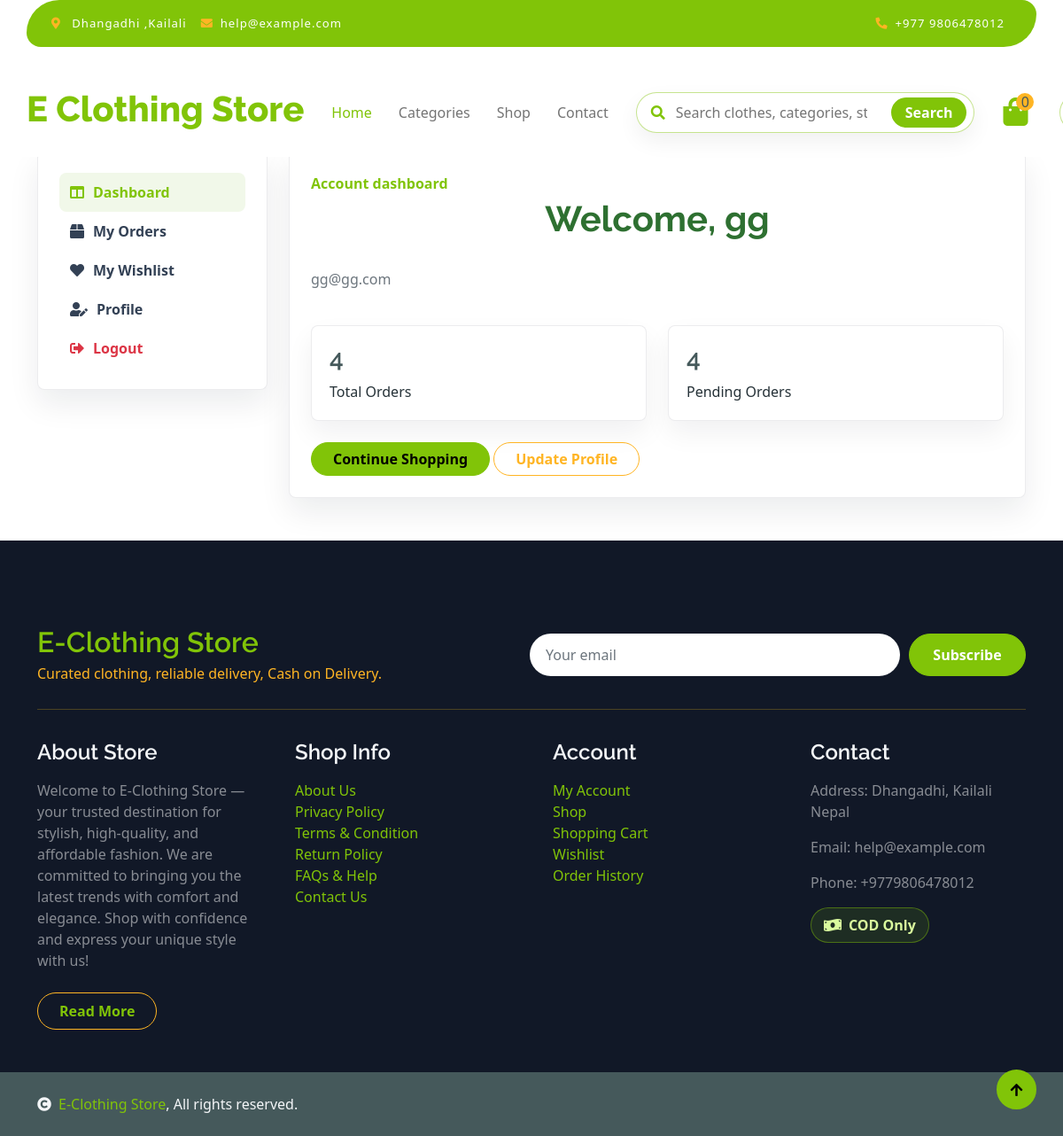
/user/myaccount.php (signed in), run on the app's committed database.
### tables this page shows
CREATE TABLE `users` (
  `id` int NOT NULL AUTO_INCREMENT,
  `name` varchar(200) NOT NULL,
  `email` varchar(100) NOT NULL,
  `password` varchar(255) NOT NULL,
  `image` varchar(255) DEFAULT NULL,
  `user_type` varchar(50) DEFAULT 'user',
  `created_at` datetime DEFAULT CURRENT_TIMESTAMP,
  `deleted_at` datetime DEFAULT NULL,
  PRIMARY KEY (`id`),
  UNIQUE KEY `email` (`email`)
);

CREATE TABLE `store_settings` (
  `id` int NOT NULL AUTO_INCREMENT,
  `store_name` varchar(255) NOT NULL,
  `store_logo` varchar(255) DEFAULT NULL,
  `contact_number` varchar(50) DEFAULT NULL,
  `store_email` varchar(255) DEFAULT NULL,
  `store_address` varchar(255) DEFAULT NULL,
  `store_information` text,
  `established_date` varchar(50) DEFAULT NULL,
  `currency_code` varchar(10) NOT NULL DEFAULT 'NPR',
  `currency_symbol` varchar(20) NOT NULL DEFAULT 'Rs',
  PRIMARY KEY (`id`)
);

CREATE TABLE `store_pages` (
  `id` int NOT NULL AUTO_INCREMENT,
  `slug` varchar(120) NOT NULL,
  `title` varchar(180) NOT NULL,
  `content` mediumtext NOT NULL,
  `footer_group` varchar(50) NOT NULL DEFAULT 'shop',
  `sort_order` int NOT NULL DEFAULT '0',
  `is_active` tinyint(1) NOT NULL DEFAULT '1',
  `updated_at` datetime DEFAULT CURRENT_TIMESTAMP ON UPDATE CURRENT_TIMESTAMP,
  PRIMARY KEY (`id`),
  UNIQUE KEY `unique_store_page_slug` (`slug`)
);

### includes/store.php (called while the page is built, shortened)
<?php
function ensure_store_settings_schema(mysqli $con): void
{
    $columns = [];
    $result = mysqli_query($con, "SHOW COLUMNS FROM store_settings");
    while ($result && $row = mysqli_fetch_assoc($result)) {
        $columns[] = $row['Field'];
    }
}
function get_store_settings(mysqli $con): array
{
    ensure_store_settings_schema($con);
    $result = mysqli_query($con, "SELECT * FROM store_settings ORDER BY id DESC LIMIT 1");
    $settings = $result ? (mysqli_fetch_assoc($result) ?: []) : [];
    return array_merge([
        'store_name' => 'E-Clothing Store',
        'store_logo' => null,
        'contact_number' => '+9779806478012',
        'store_email' => 'help@example.com',
        'store_address' => 'Dhangadhi, Kailali Nepal',
        'store_information' => 'Quality fashion, fast service, and reliable Cash on Delivery across Nepal.',
        'currency_code' => 'NPR',
        'currency_symbol' => 'Rs',
    ], $settings);
}

### includes/pages.php (called while the page is built, shortened)
<?php
function ensure_store_pages_table(mysqli $con): void
{
    mysqli_query($con, "
        CREATE TABLE IF NOT EXISTS store_pages (
            id INT NOT NULL AUTO_INCREMENT,
            slug VARCHAR(120) NOT NULL,
            title VARCHAR(180) NOT NULL,
            content MEDIUMTEXT NOT NULL,
            footer_group VARCHAR(50) NOT NULL DEFAULT 'shop',
            sort_order INT NOT NULL DEFAULT 0,
            is_active TINYINT(1) NOT NULL DEFAULT 1,
            updated_at DATETIME DEFAULT CURRENT_TIMESTAMP ON UPDATE CURRENT_TIMESTAMP,
            PRIMARY KEY (id),
            UNIQUE KEY unique_store_page_slug (slug)
        ) ENGINE=InnoDB DEFAULT CHARSET=utf8mb4 COLLATE=utf8mb4_general_ci
    ");
    $countResult = mysqli_query($con, "SELECT COUNT(*) AS total FROM store_pages");
    $count = (int) (mysqli_fetch_assoc($countResult)['total'] ?? 0);
    if ($count > 0) {
        return;
    }
}
function get_footer_pages(mysqli $con): array
{
    ensure_store_pages_table($con);
    $pages = [];
    $result = mysqli_query($con, "SELECT slug, title FROM store_pages WHERE is_active = 1 ORDER BY sort_order ASC, title ASC");
    while ($result && $row = mysqli_fetch_assoc($result)) {
        $pages[] = $row;
    }
    return $pages;
}

### user/myaccount.php (the view, shortened to what this page needs)
<?php
$con = db_connect();
$user_id = (int) $_SESSION['user_id'];
$user = mysqli_fetch_assoc(mysqli_query($con, "SELECT * FROM users WHERE id = $user_id"));
$orderCount = (int) (mysqli_fetch_assoc(mysqli_query($con, "SELECT COUNT(*) AS total FROM orders WHERE user_id = $user_id AND deleted_at IS NULL"))['total'] ?? 0);
$pendingCount = (int) (mysqli_fetch_assoc(mysqli_query($con, "SELECT COUNT(*) AS total FROM orders WHERE user_id = $user_id AND order_status = 'Pending' AND deleted_at IS NULL"))['total'] ?? 0);
?>
<?php include("includes/header.php"); ?>
<main class="container py-5" style="padding-top: 170px !important;">
    <div class="account-layout">
        <?php include("includes/account_sidebar.php"); ?>
        <section class="account-panel">
            <p class="text-primary fw-bold mb-1">Account dashboard</p>
            <h1>Welcome, <?= htmlspecialchars($user['name'] ?? 'Customer') ?></h1>
            <p class="text-muted"><?= htmlspecialchars($user['email'] ?? '') ?></p>
            <div class="row g-4 mt-2">
                <div class="col-md-6">
                    <div class="filter-panel h-100">
                        <h3><?= $orderCount ?></h3>
                        <p class="mb-0">Total Orders</p>
                    </div>
                </div>
                <div class="col-md-6">
                    <div class="filter-panel h-100">
                        <h3><?= $pendingCount ?></h3>
                        <p class="mb-0">Pending Orders</p>
                    </div>
                </div>
            </div>
            <div class="mt-4">
                <a href="our_shop.php" class="btn btn-primary rounded-pill px-4">Continue Shopping</a>
                <a href="profile.php" class="btn btn-outline-secondary rounded-pill px-4">Update Profile</a>
            </div>
        </section>
    </div>
</main>
<?php include("includes/footer.php"); ?>

### user/includes/footer.php (shortened to what this page needs)
<?php
require_once __DIR__ . '/../../includes/pages.php';
require_once __DIR__ . '/../../includes/store.php';
$footerCon = isset($con) && $con instanceof mysqli ? $con : db_connect();
$footerSettings = get_store_settings($footerCon);
$footerPages = get_footer_pages($footerCon);
?>
<footer class="store-footer bg-dark text-white-50 pt-5 mt-5">
    <div class="container py-5">
        <div class="footer-top">
            <div>
                <h2 class="text-primary mb-1"><?= htmlspecialchars($footerSettings['store_name']) ?></h2>
                <p class="text-secondary mb-0">Curated clothing, reliable delivery, Cash on Delivery.</p>
            </div>
            <form class="footer-subscribe" action="contact.php" method="GET">
                <input class="form-control" type="email" placeholder="Your email" aria-label="Subscribe email">
                <button type="submit" class="btn btn-primary text-white">Subscribe</button>
            </form>
        </div>
        <div class="row g-5">
            <div class="col-lg-3 col-md-6">
                <div class="footer-item">
                    <h4 class="text-light mb-3">About Store</h4>
                    <p class="mb-4"><?= htmlspecialchars($footerSettings['store_information']) ?></p>
                    <a href="page.php?slug=about-us" class="btn border-secondary py-2 px-4 rounded-pill text-primary">Read More</a>
                </div>
            </div>
            <div class="col-lg-3 col-md-6">
                <div class="d-flex flex-column text-start footer-item">
                    <h4 class="text-light mb-3">Shop Info</h4>
                    <?php foreach ($footerPages as $page): ?>
                        <a class="btn-link" href="page.php?slug=<?= urlencode($page['slug']) ?>"><?= htmlspecialchars($page['title']) ?></a>
                    <?php endforeach; ?>
                    <a class="btn-link" href="contact.php">Contact Us</a>
                </div>
            </div>
            <div class="col-lg-3 col-md-6">
                <div class="d-flex flex-column text-start footer-item">
                    <h4 class="text-light mb-3">Account</h4>
                    <a class="btn-link" href="myaccount.php">My Account</a>
                    <a class="btn-link" href="our_shop.php">Shop</a>
                    <a class="btn-link" href="cart.php">Shopping Cart</a>
                    <a class="btn-link" href="wishlist.php">Wishlist</a>
                    <a class="btn-link" href="myorders.php">Order History</a>
                </div>
            </div>
            <div class="col-lg-3 col-md-6">
                <div class="footer-item">
                    <h4 class="text-light mb-3">Contact</h4>
                    <p>Address: <?= htmlspecialchars($footerSettings['store_address']) ?></p>
                    <p>Email: <?= htmlspecialchars($footerSettings['store_email']) ?></p>
                    <p>Phone: <?= htmlspecialchars($footerSettings['contact_number']) ?></p>
                    <div class="cod-payment-badge"><i class="fas fa-money-bill-wave"></i> COD Only</div>
                </div>
            </div>
        </div>
    </div>
</footer>
<div class="container-fluid copyright bg-dark py-4">
    <div class="container">
        <span class="text-light"><a href="../index.php"><i class="fas fa-copyright text-light me-2"></i><?= htmlspecialchars($footerSettings['store_name']) ?></a>, All rights reserved.</span>
    </div>
</div>
<a href="#" class="btn btn-primary border-3 border-primary rounded-circle back-to-top"><i class="fa fa-arrow-up"></i></a>

### design-assets/css/product_details.css (style rules this page uses)
body { font-family: 'Segoe UI', sans-serif; background-color: #f8f9fa; }

### design-assets/css/order_success.css (style rules this page uses)
body { margin: 0; padding: 0; background: #fff; font-family: 'Arial', sans-serif; color: #212529; min-height: 100vh; }

### design-assets/css/myorder.css (style rules this page uses)
body { background-color: #fff; font-family: 'Segoe UI', Tahoma, Geneva, Verdana, sans-serif; padding: 40px 20px; color: #1f4635; }
h1 { font-weight: 700; color: #2e7031; margin-bottom: 2rem; text-align: center; }

### design-assets/css/style.css (style rules this page uses)
.back-to-top { position: fixed; right: 30px; bottom: 30px; display: flex; width: 45px; height: 45px; align-items: center; justify-content: center; transition: 0.5s; z-index: 99; }
.btn { font-weight: 600; transition: .5s; }
.btn.border-secondary { transition: 0.5s; }

### design-assets/css/storefront-modern.css (style rules this page uses)
html { min-height: 100%; }
body { margin: 0; padding: 0; min-height: 100vh; display: flex; flex-direction: column; overflow-x: hidden; }
body > main { flex: 1 0 auto; width: 100%; }
.category-card, .account-sidebar, .account-panel, .checkout-panel { height: 100%; display: block; padding: 24px; border: 1px solid rgba(15, 23, 42, 0.08); border-radius: 8px; background: #ffffff; color: #263238; text-decoration: none; box-shadow: 0 16px 34px rgba(15, 23, 42, 0.08); }
.store-footer, .footer { background: #111827 !important; width: 100%; flex-shrink: 0; margin-top: auto !important; }
.copyright { width: 100%; flex-shrink: 0; }
.footer-top { display: grid; grid-template-columns: minmax(0, 1fr) minmax(320px, 560px); gap: 24px; align-items: center; padding-bottom: 28px; margin-bottom: 34px; border-bottom: 1px solid rgba(226, 175, 24, 0.28); }
.footer-subscribe { display: flex; gap: 10px; }
.footer-subscribe input { min-height: 48px; border: 0; border-radius: 999px; padding: 0 18px; }
.footer-subscribe button { min-width: 132px; border-radius: 999px; }
.cod-payment-badge { display: inline-flex; align-items: center; gap: 8px; min-height: 40px; padding: 0 14px; border: 1px solid rgba(129, 196, 8, 0.45); border-radius: 999px; background: rgba(129, 196, 8, 0.12); color: #d9f99d; font-weight: 800; }
.account-layout { display: grid; grid-template-columns: 260px minmax(0, 1fr); gap: 24px; }
.filter-panel { padding: 20px; border: 1px solid rgba(15, 23, 42, 0.08); border-radius: 8px; background: #ffffff; box-shadow: 0 14px 30px rgba(15, 23, 42, 0.06); }

### data on the page
users: name "gg", email "gg@gg.com"
store_settings: store_name "E-Clothing Store", store_information "Welcome to E-Clothing Store — your trusted destination for stylish, high-quality, and affordable fashion. We are committed to bringing you the latest trends with comfort and elegance. Shop with confidence and express your unique style with us!", store_address "Dhangadhi, Kailali Nepal", store_email "help@example.com", contact_number "+9779806478012"
store_pages: title "About Us"
store_pages: title "Privacy Policy"
store_pages: title "Terms & Condition"
store_pages: title "Return Policy"
store_pages: title "FAQs & Help"

### other printed values
$cartCount "0"
$orderCount "4"
$pendingCount "4"
